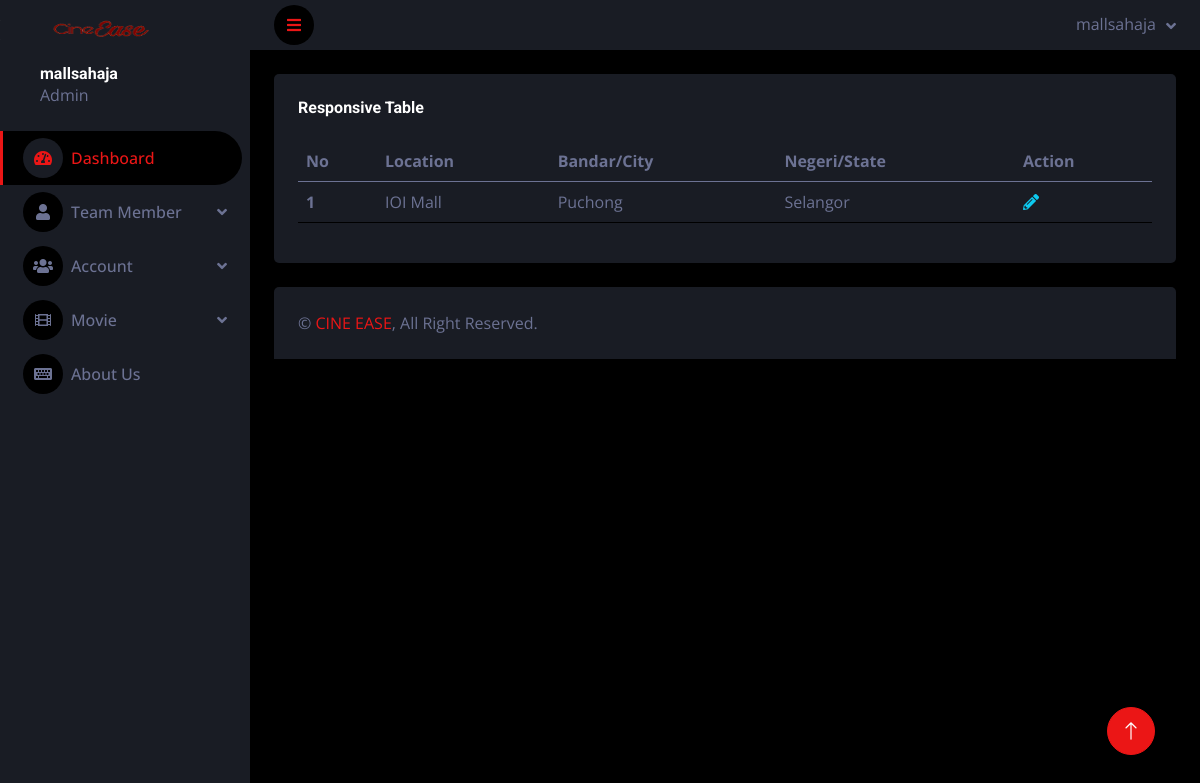
The page /admin/view_location.php (signed in) on the database its author committed.
### tables this page shows
CREATE TABLE `cinema` (
  `cinema_id` int(11) NOT NULL,
  `location` varchar(255) NOT NULL,
  `city` varchar(255) NOT NULL,
  `negeri` varchar(255) NOT NULL
);

### admin/view_location.php (the view, shortened to what this page needs)
<?php
include('../config/config.php');
$sql = "SELECT * FROM cinema";
$result = mysqli_query($link, $sql);
?>
<!DOCTYPE html>
<html lang="en">
<head>
    <link href="https://cdnjs.cloudflare.com/ajax/libs/font-awesome/5.10.0/css/all.min.css" rel="stylesheet">
    <link href="https://cdn.jsdelivr.net/npm/bootstrap-icons@1.4.1/font/bootstrap-icons.css" rel="stylesheet">
    <link href="lib/owlcarousel/assets/owl.carousel.min.css" rel="stylesheet">
    <link href="lib/tempusdominus/css/tempusdominus-bootstrap-4.min.css" rel="stylesheet" />
    <link href="css/bootstrap.min.css" rel="stylesheet">
    <link href="css/style.css" rel="stylesheet">
</head>
<body>
    <div class="container-fluid position-relative d-flex p-0">
        <?php include('inc/sidebar.php'); ?>
        <div class="content">
            <?php include('inc/header.php'); ?>
            <div class="container-fluid pt-4 px-4">
                <div class="row g-4">
                    <div class="col-12">
                        <div class="bg-secondary rounded h-100 p-4">
                            <h6 class="mb-4">Responsive Table</h6>
                            <div class="table-responsive">
                                <table class="table">
                                    <thead>
                                        <tr>
                                            <th scope="col">No</th>
                                            <th scope="col">Location</th>
                                            <th scope="col">Bandar/City</th>
                                            <th scope="col">Negeri/State</th>
                                            <th scope="col">Action</th>
                                        </tr>
                                    </thead>
                                    <tbody>
                                        <?php
                                            $i = 1;
                                            if ($result) {
                                                while ($cinema = mysqli_fetch_assoc($result)) {
                                                    echo "<tr>";
                                                    echo "<th>" . $i++ . "</th>";
                                                    echo "<td>" . htmlspecialchars($cinema['location']) . "</td>";
                                                    echo "<td>" . htmlspecialchars($cinema['city']) . "</td>";
                                                    echo "<td>" . htmlspecialchars($cinema['negeri']) . "</td>";
                                                    echo "<td><a href='edit_cinema_location.php?cinema_id=" . htmlspecialchars($cinema['cinema_id']) . "' class='text-info content-link'><i class='fas fa-pencil-alt'></i></a></td>";
                                                    echo "</tr>";
                                                }
                                            } else {
                                                echo "<tr><td colspan='5'>No records found.</td></tr>";
                                            }
                                        ?>
                                    </tbody>
                                </table>
                            </div>
                        </div>
                    </div>
                </div>
            </div>
            <?php include('inc/footer.php'); ?>
        </div>
        <a href="#" class="btn btn-lg btn-primary btn-lg-square back-to-top"><i class="bi bi-arrow-up"></i></a>
    </div>
</body>
</html>

### admin/css/style.css (style rules this page uses)
:root { --primary: #EB1616; --secondary: #191C24; --light: #6C7293; --dark: #000000; }
.back-to-top { position: fixed; display: none; right: 45px; bottom: 45px; z-index: 99; }
.btn { transition: .5s; }
.btn-lg-square { width: 48px; height: 48px; }
.btn-square, .btn-sm-square, .btn-lg-square { padding: 0; display: inline-flex; align-items: center; justify-content: center; font-weight: normal; border-radius: 50px; }
.content { margin-left: 250px; min-height: 100vh; background: var(--dark); transition: 0.5s; }
@media (min-width: 992px) { .content { width: calc(100% - 250px); } }

### rows shown on the page
cinema: location "IOI Mall", city "Puchong", negeri "Selangor"

### other values the page prints
$_SESSION['username'] "mallsahaja"
$_SESSION["username"] "mallsahaja"
